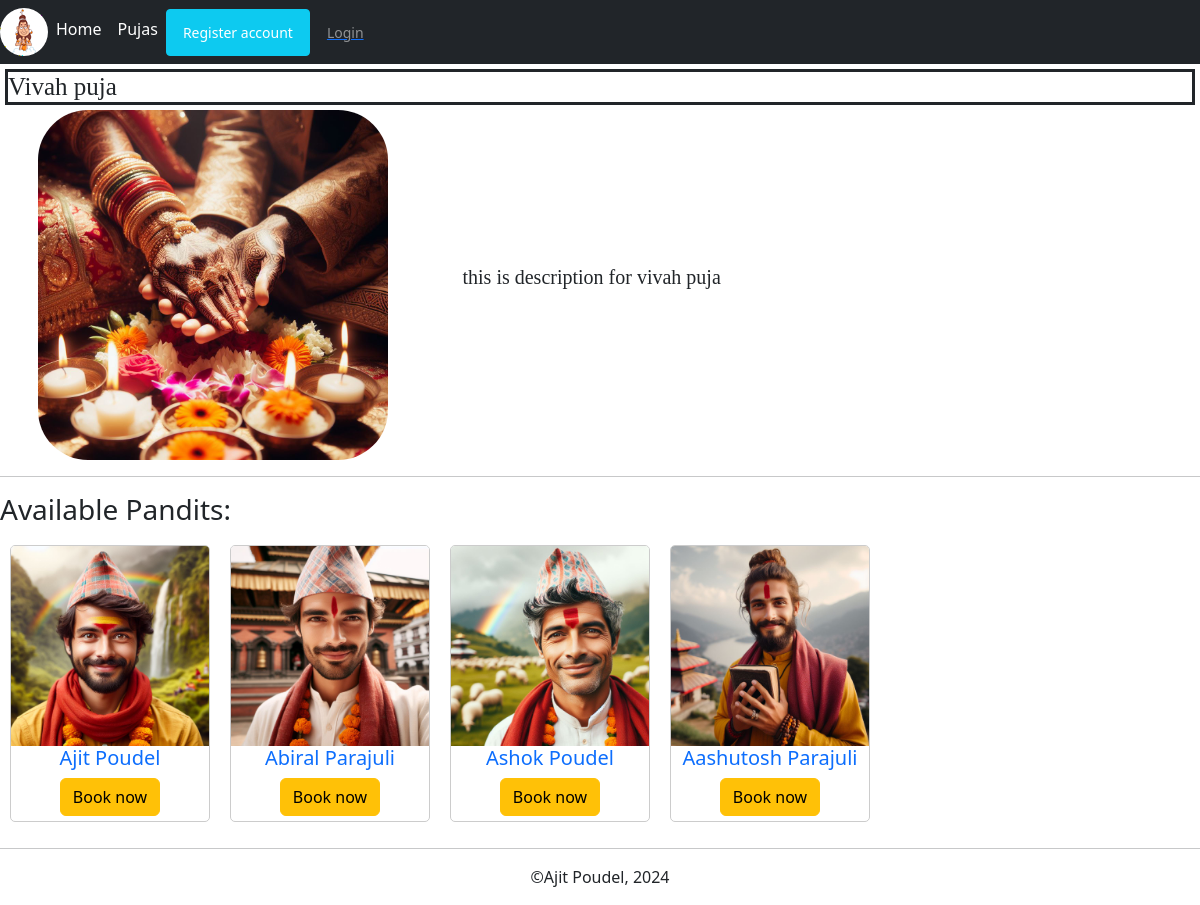
Screenshot of /puja/5 with the database file from the repository.
### app1/models.py (models this page shows, shortened)
class Puja(models.Model):
    name = models.CharField(max_length=30,null=True)
    desc = models.CharField(max_length=3000,null=True)
    puja_image=models.ImageField(null=True,blank=True)

class Pandit(models.Model):
    name = models.CharField(max_length=30,null=True)
    experience=models.IntegerField(max_length=3,null=True)
    skills = models.ManyToManyField(Puja)
    desc = models.CharField(max_length=300)
    contact=models.CharField(max_length=15,null=True)
    pandit_image=models.ImageField(null=True,blank=True)

### app1/views.py (the view)
# urls.py: path('puja/<str:pk>',views.puja,name="puja"),
def puja(request,pk):
    pandits = Pandit.objects.filter(skills=pk)
    puja = Puja.objects.get(id=pk)
    context={
        'pandits':pandits,
        'puja':puja
    }
    return render(request,"puja.html",context)

### templates/puja.html (shortened to what this page needs)
{%extends "main.html"%}
{%block content%}
<h3 id="puja-name">{{puja.name}}</h3>
<div class="desc">
    <image class="puja_img" src="/static/images/{{puja.puja_image}}">
    <p id="puja-desc">{{puja.desc}}</p>
</div>
<hr>
<h3>Available Pandits: </h3>
<div class="avail">
    {%for pandit in pandits%}
    <div class="avail-profile">
        <image class="img" src="/static/images/{{pandit.pandit_image}}">
        <a href="{%url "pandit_profile" pandit.id%}"><h5>{{pandit.name}}</h5></a>
        {%if request.user.is_authenticated%}
        <a class="btn btn-warning" href="{%url "book_pandit" puja.id pandit.id%}">Book now</a>
        {% else %}
        <a class="btn btn-warning" href="{%url "login"%}">Book now</a>
        {%endif%}
    </div>
    {%endfor%}
</div>
{%endblock content%}

### templates/main.html (style rules this page uses)
body { background-color: antiquewhite; padding:0px; margin:0px; }

### templates/puja.html (style rules this page uses)
#puja-desc { width:700px; font-size:20px; font-family: georgia; }
#puja-name { margin:5px 5px; font-size: 25px; font-family: georgia; border-style:solid; }
.img { width:200px; }
.avail { display:flex; }
.avail-profile { max-width:200px; margin:10px; border:1px solid #ccc; border-radius:5px; display:flex; flex-direction: column; justify-content: center; align-items: center; overflow: hidden; text-align: center; padding-bottom:5px; }
a { text-decoration: none; }
.desc { display:flex; justify-content:space-around; align-items: center; }
.puja_img { height:350px; border-radius:50px; }

### rows the page displays
Puja: name "Vivah puja", puja_image (picture), desc "this is description for vivah puja"
Pandit: pandit_image (picture), name "Ajit Poudel"
Pandit: pandit_image (picture), name "Abiral Parajuli"
Pandit: pandit_image (picture), name "Ashok Poudel"
Pandit: pandit_image (picture), name "Aashutosh Parajuli"
